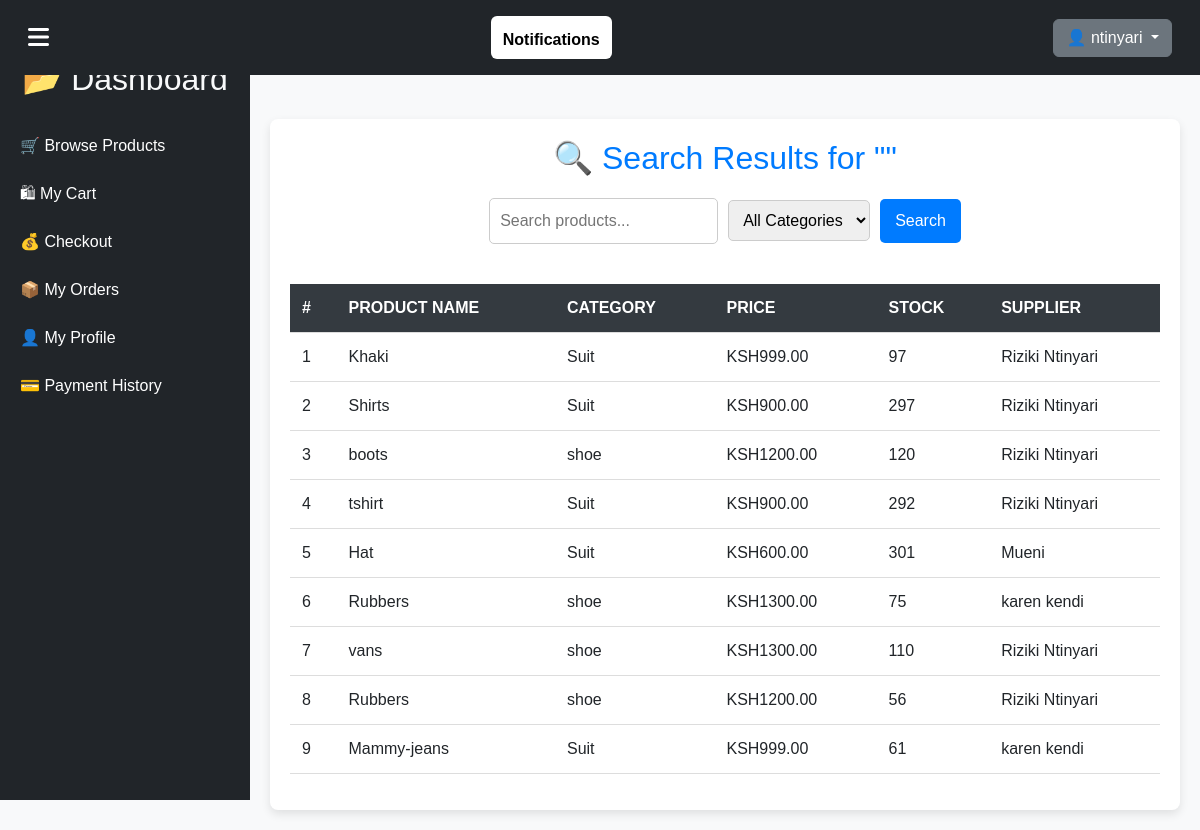
Page /inventory/products/search/ (signed in) on the committed database.
### users/models.py (models this page shows, shortened)
class CustomUser(AbstractUser):
    ROLE_CHOICES = [
        ('admin', 'Admin'),
        ('customer', 'Customer'),
    ]
    email = models.EmailField(unique=True)
    role = models.CharField(max_length=10, choices=ROLE_CHOICES, default='customer')
    objects = CustomUserManager()  # Attach the custom manager
    USERNAME_FIELD = "username"
    REQUIRED_FIELDS = ["email"]
    class Meta:
        verbose_name = "User"
        verbose_name_plural = "Users"

### inventory/models.py (models this page shows, shortened)
class Product(models.Model):
    name = models.CharField(max_length=100)
    sku = models.CharField(max_length=50, unique=True)
    category = models.ForeignKey(Category, on_delete=models.PROTECT, related_name="products")
    supplier = models.ForeignKey(Supplier, on_delete=models.SET_NULL, null=True, blank=True, related_name="supplied_products")
    description = models.TextField(null=True, blank=True)
    quantity = models.PositiveIntegerField(default=0)  # ✅ Add quantity field
    price = models.DecimalField(max_digits=10, decimal_places=2)
    image = models.ImageField(upload_to='product_images/', null=True, blank=True)
    created_at = models.DateTimeField(auto_now_add=True)
    updated_at = models.DateTimeField(auto_now=True)
    def get_available_stock(self):
        total_stock = self.stock_entries.aggregate(total_stock=Sum('quantity'))['total_stock']
        return total_stock or 0

class Category(models.Model):
    name = models.CharField(max_length=100, unique=True)
    description = models.TextField(null=True, blank=True)

class Supplier(models.Model):
    supplier_code = models.CharField(max_length=50, unique=True, blank=True)  # Unique supplier code
    name = models.CharField(max_length=100)
    contact_number = models.CharField(max_length=20, null=True, blank=True)
    email = models.EmailField(null=True, blank=True)
    address = models.TextField(null=True, blank=True)
    is_active = models.BooleanField(default=True)  # Active status
    date_added = models.DateTimeField(auto_now_add=True)  # Track supplier creation date
    products = models.ManyToManyField('Product', related_name='suppliers', blank=True)  # ✅ Link to Products

### inventory/views.py (the view)
# urls.py: path('products/search/', search_products, name='search_products'),
def search_products(request):
    query = request.GET.get('q', '').strip()
    category_id = request.GET.get('category', '').strip()
    products = Product.objects.all()
    if query:
        products = products.filter(name__icontains=query)
    if category_id:
        products = products.filter(category_id=category_id)
    if not products.exists():
        messages.warning(request, f"No results found for '{query}'.")
    categories = Category.objects.all()
    return render(request, 'inventory/search_results.html', {
        'products': products,
        'categories': categories,
        'query': query,
        'selected_category': category_id
    })

### inventory/templates/inventory/search_results.html (shortened to what this page needs)
{% extends 'base.html' %}
{% block content %}
<div class="container mt-4">
    <h2>🔍 Search Results for "{{ query }}"</h2>
    <form method="GET" class="search-form">
        <input type="text" name="q" placeholder="Search products..." value="{{ query }}">
        <select name="category">
            <option value="">All Categories</option>
        </select>
        <button type="submit">Search</button>
    </form>
    {% if products %}
        <div class="table-responsive">
            <table class="table table-hover">
                <thead>
                    <tr>
                        <th>#</th>
                        <th>Product Name</th>
                        <th>Category</th>
                        <th>Price</th>
                        <th>Stock</th>
                        <th>Supplier</th>
                    </tr>
                </thead>
                <tbody>
                    {% for product in products %}
                    <tr>
                        <td>{{ forloop.counter }}</td>
                        <td>{{ product.name }}</td>
                        <td>{{ product.category.name }}</td>
                        <td>KSH{{ product.price }}</td>
                        <td>{{ product.get_available_stock }}</td>
                        <td>{{ product.supplier.name|default:"N/A" }}</td>
                    </tr>
                    {% endfor %}
                </tbody>
            </table>
        </div>
    {% else %}
        <p class="no-results">⚠️ No products found matching your search.</p>
    {% endif %}
</div>
{% endblock %}

### home/templates/base.html (shortened to what this page needs)
<!DOCTYPE html>
<html lang="en">
<head>
    <link rel="stylesheet" href="https://cdn.jsdelivr.net/npm/bootstrap@5.3.0/dist/css/bootstrap.min.css">
    <link rel="stylesheet" href="https://cdnjs.cloudflare.com/ajax/libs/font-awesome/6.4.2/css/all.min.css">
</head>
<body>
<nav class="navbar navbar-expand-lg bg-dark p-3">
    <div class="container-fluid d-flex justify-content-between align-items-center">
        <div class="menu-toggle text-white" onclick="toggleSidebar()">
            <i class="fas fa-bars"></i>
        </div>
        {% if user.is_authenticated %}
        <div class="dropdown">
            <button class="btn btn-light position-relative" type="button" id="notificationDropdown" data-bs-toggle="dropdown" aria-expanded="false">
                 Notifications
            </button>
        </div>
    {% endif %}
        <div>
            {% if user.is_authenticated %}
            <div class="dropdown">
                <button class="btn btn-secondary dropdown-toggle" type="button" data-bs-toggle="dropdown">
                    👤 {{ user.username }}
                </button>
            </div>
            {% else %}
            <a href="{% url 'login' %}" class="btn btn-success">Login</a>
            <a href="{% url 'signup' %}" class="btn btn-warning">Sign Up</a>
            {% endif %}
        </div>
    </div>
</nav>
<aside class="sidebar">
    <h2 class="text-light text-center">📂 Dashboard</h2>
    <ul class="list-unstyled mt-4">
        {% if user.is_authenticated %}
            {% if user.is_staff %}
            <li>
                <button class="dropdown-button">📦 Product Management ⬇</button>
                <ul class="dropdown-content">
                    <li><a href="{% url 'inventory:view_products' %}">📋 View Products</a></li>
                    <li><a href="{% url 'inventory:add_product' %}">➕ Add Product</a></li>
                </ul>
            </li>
            <li>
                <button class="dropdown-button">📊 Stock Management ⬇</button>
                <ul class="dropdown-content">
                    <li><a href="{% url 'inventory:view_stock' %}">📋 View Stock</a></li>
                </ul>
            </li>
            <li>
                <button class="dropdown-button">🏭 Supplier Management ⬇</button>
                <ul class="dropdown-content">
                    <li><a href="{% url 'inventory:supplier_list' %}">📋 View Suppliers</a></li>
                    <li><a href="{% url 'inventory:supplier_create' %}">➕ Add Supplier</a></li>
                </ul>
            </li>
            <li>
                <button class="dropdown-button">📊 Reports & Orders ⬇</button>
                <ul class="dropdown-content">
                    <li><a href="{% url 'order:admin_order_list' %}">📦 Orders</a></li>
                    <li><a href="{% url 'orders:order_report' %}">📊 Order Report</a></li>
                    <li><a href="{% url 'orders:admin_payment_list' %}">💳 View Payments</a></li>
                    <li><a href="{% url 'orders:export_orders_csv' %}">📄 Export Orders (CSV)</a></li>
                </ul>
            </li>
            <li><a href="{% url 'user_list' %}">👥 Manage Users</a></li>
            {% else %}
            <li><a href="{% url 'inventory:browse_products' %}">🛒 Browse Products</a></li>
            <li><a href="{% url 'orders:cart_detail' %}">🛍 My Cart</a></li>
            <li><a href="{% url 'orders:checkout_view' %}">💰 Checkout</a></li>
            <li><a href="{% url 'orders:my_orders' %}">📦 My Orders</a></li>
            <li><a href="{% url 'user_profile' %}">👤 My Profile</a></li>
            <li><a href="{% url 'orders:payment_history' %}">💳 Payment History</a></li>
            {% endif %}
        {% endif %}
    </ul>
</aside>
<main class="main-content">
    {% block content %}{% endblock %}
</main>
</body>
</html>

### home/templates/base.html (style rules this page uses)
#notificationDropdown { background-color: #fff; border: none; font-weight: bold; }
.navbar { position: sticky; top: 0; width: 100%; z-index: 1000; background-color: #343a40; padding: 15px 20px; }
.sidebar { width: 250px; height: 100vh; background-color: #212529; position: fixed; top: 0; left: 0; padding-top: 60px; transition: all 0.3s ease-in-out; }
.sidebar a { display: block; padding: 12px 20px; color: white; text-decoration: none; }
.main-content { margin-left: 250px; padding: 20px; }
.menu-toggle { font-size: 24px; cursor: pointer; color: white; }

### inventory/templates/inventory/search_results.html (style rules this page uses)
body { font-family: 'Arial', sans-serif; background-color: #f8f9fa; }
.container { background: #ffffff; padding: 20px; border-radius: 8px; box-shadow: 0 4px 10px rgba(0, 0, 0, 0.1); }
h2 { color: #007bff; text-align: center; margin-bottom: 20px; }
.search-form { display: flex; justify-content: center; align-items: center; gap: 10px; margin-bottom: 20px; }
.search-form input, .search-form select { padding: 10px; border: 1px solid #ccc; border-radius: 5px; }
.search-form button { padding: 10px 15px; border: none; border-radius: 5px; background-color: #007bff; color: white; cursor: pointer; }
.table { width: 100%; border-collapse: collapse; margin-top: 20px; }
.table th, .table td { padding: 12px; text-align: left; border-bottom: 1px solid #ddd; }
.table th { background-color: #343a40; color: white; text-transform: uppercase; }

### rows in the picture
CustomUser: username "ntinyari"
Product: name "Khaki", category.name "Suit", price "999.00", get_available_stock "97", supplier.name "Riziki Ntinyari"
Product: name "Shirts", category.name "Suit", price "900.00", get_available_stock "297", supplier.name "Riziki Ntinyari"
Product: name "boots", category.name "shoe", price "1200.00", get_available_stock "120", supplier.name "Riziki Ntinyari"
Product: name "tshirt", category.name "Suit", price "900.00", get_available_stock "292", supplier.name "Riziki Ntinyari"
Product: name "Hat", category.name "Suit", price "600.00", get_available_stock "301", supplier.name "Mueni"
Product: name "Rubbers", category.name "shoe", price "1300.00", get_available_stock "75", supplier.name "karen kendi"
Product: name "vans", category.name "shoe", price "1300.00", get_available_stock "110", supplier.name "Riziki Ntinyari"
Product: name "Rubbers", category.name "shoe", price "1200.00", get_available_stock "56", supplier.name "Riziki Ntinyari"
Product: name "Mammy-jeans", category.name "Suit", price "999.00", get_available_stock "61", supplier.name "karen kendi"
